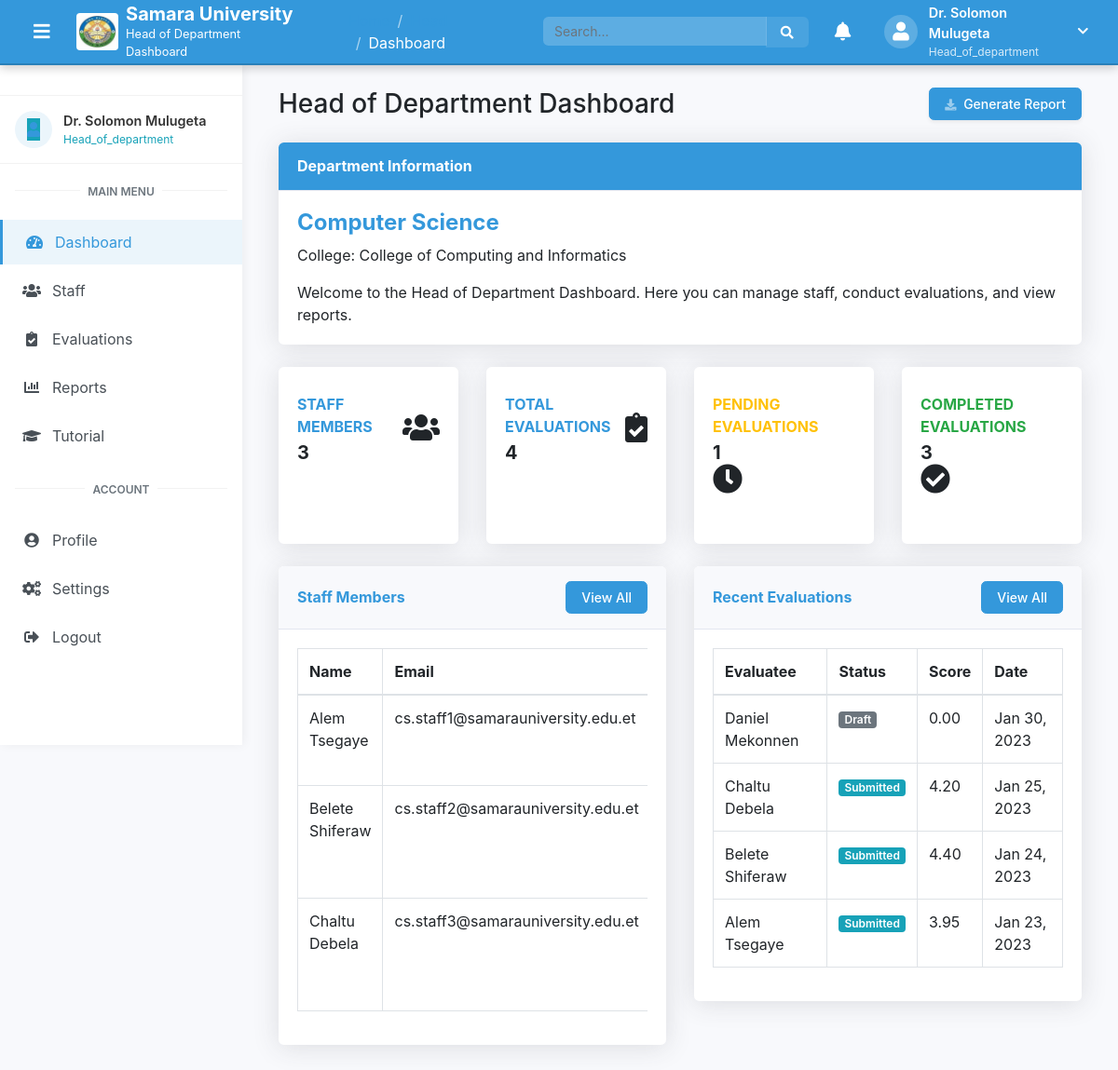
/head/dashboard.php (signed in), run on the app's committed database.
### tables this page shows
CREATE TABLE IF NOT EXISTS departments (
    department_id INT AUTO_INCREMENT PRIMARY KEY,
    name VARCHAR(100) NOT NULL,
    code VARCHAR(20) NOT NULL UNIQUE,
    college_id INT NOT NULL,
    description TEXT,
    created_at TIMESTAMP DEFAULT CURRENT_TIMESTAMP,
    updated_at TIMESTAMP DEFAULT CURRENT_TIMESTAMP ON UPDATE CURRENT_TIMESTAMP,
    FOREIGN KEY (college_id) REFERENCES colleges(college_id) ON DELETE CASCADE
);

CREATE TABLE IF NOT EXISTS colleges (
    college_id INT AUTO_INCREMENT PRIMARY KEY,
    name VARCHAR(100) NOT NULL,
    code VARCHAR(20) NOT NULL UNIQUE,
    description TEXT,
    vision TEXT,
    mission TEXT,
    created_at TIMESTAMP DEFAULT CURRENT_TIMESTAMP,
    updated_at TIMESTAMP DEFAULT CURRENT_TIMESTAMP ON UPDATE CURRENT_TIMESTAMP
);

CREATE TABLE IF NOT EXISTS users (
    user_id INT AUTO_INCREMENT PRIMARY KEY,
    username VARCHAR(50) NOT NULL UNIQUE,
    password VARCHAR(255) NOT NULL,
    email VARCHAR(100) NOT NULL UNIQUE,
    full_name VARCHAR(100) NOT NULL,
    role ENUM('admin', 'dean', 'college', 'head_of_department', 'staff', 'hrm') NOT NULL,
    department_id INT,
    college_id INT,
    position VARCHAR(100),
    profile_image VARCHAR(255),
    bio TEXT,
    phone VARCHAR(20),
    address TEXT,
    status TINYINT(1) DEFAULT 1,
    last_login DATETIME,
    created_at TIMESTAMP DEFAULT CURRENT_TIMESTAMP,
    updated_at TIMESTAMP DEFAULT CURRENT_TIMESTAMP ON UPDATE CURRENT_TIMESTAMP,
    FOREIGN KEY (department_id) REFERENCES departments(department_id) ON DELETE SET NULL,
    FOREIGN KEY (college_id) REFERENCES colleges(college_id) ON DELETE SET NULL
);

CREATE TABLE IF NOT EXISTS evaluations (
    evaluation_id INT AUTO_INCREMENT PRIMARY KEY,
    evaluator_id INT NOT NULL,
    evaluatee_id INT NOT NULL,
    period_id INT NOT NULL,
    total_score DECIMAL(5,2) DEFAULT 0.00,
    comments TEXT,
    status ENUM('draft', 'submitted', 'reviewed', 'approved', 'rejected') DEFAULT 'draft',
    submission_date DATETIME,
    review_date DATETIME,
    approval_date DATETIME,
    rejection_date DATETIME,
    rejection_reason TEXT,
    created_at TIMESTAMP DEFAULT CURRENT_TIMESTAMP,
    updated_at TIMESTAMP DEFAULT CURRENT_TIMESTAMP ON UPDATE CURRENT_TIMESTAMP,
    FOREIGN KEY (evaluator_id) REFERENCES users(user_id) ON DELETE CASCADE,
    FOREIGN KEY (evaluatee_id) REFERENCES users(user_id) ON DELETE CASCADE,
    FOREIGN KEY (period_id) REFERENCES evaluation_periods(period_id) ON DELETE CASCADE
);

### includes/config.php (called while the page is built, shortened)
<?php
$base_url = 'http://localhost/samara_new/';
?>

### head/dashboard.php (the view, shortened to what this page needs)
<?php
require_once dirname(__DIR__) . '/includes/config.php';
$user_id = $_SESSION['user_id'];
$department_id = $_SESSION['department_id'];
$college_id = $_SESSION['college_id'];
$department_name = '';
$college_name = '';
$total_staff = 0;
$total_evaluations = 0;
$pending_evaluations = 0;
$completed_evaluations = 0;
if ($department_id) {
    $sql = "SELECT name FROM departments WHERE department_id = ?";
    $stmt = $conn->prepare($sql);
    $stmt->bind_param("i", $department_id);
    $stmt->execute();
    $result = $stmt->get_result();
    if ($result && $result->num_rows === 1) {
        $row = $result->fetch_assoc();
        $department_name = $row['name'];
    }
}
if ($college_id) {
    $sql = "SELECT name FROM colleges WHERE college_id = ?";
    $stmt = $conn->prepare($sql);
    $stmt->bind_param("i", $college_id);
    $stmt->execute();
    $result = $stmt->get_result();
    if ($result && $result->num_rows === 1) {
        $row = $result->fetch_assoc();
        $college_name = $row['name'];
    }
}
$sql = "SELECT COUNT(*) as count FROM users WHERE role = 'staff' AND department_id = ?";
$stmt = $conn->prepare($sql);
$stmt->bind_param("i", $department_id);
$stmt->execute();
$result = $stmt->get_result();
if ($result && $result->num_rows === 1) {
    $row = $result->fetch_assoc();
    $total_staff = $row['count'];
}
$sql = "SELECT COUNT(*) as count FROM evaluations WHERE evaluator_id = ?";
$stmt = $conn->prepare($sql);
$stmt->bind_param("i", $user_id);
$stmt->execute();
$result = $stmt->get_result();
if ($result && $result->num_rows === 1) {
    $row = $result->fetch_assoc();
    $total_evaluations = $row['count'];
}
$sql = "SELECT COUNT(*) as count FROM evaluations WHERE evaluator_id = ? AND status = 'draft'";
$stmt = $conn->prepare($sql);
$stmt->bind_param("i", $user_id);
$stmt->execute();
$result = $stmt->get_result();
if ($result && $result->num_rows === 1) {
    $row = $result->fetch_assoc();
    $pending_evaluations = $row['count'];
}
$sql = "SELECT COUNT(*) as count FROM evaluations WHERE evaluator_id = ? AND status IN ('submitted', 'reviewed', 'approved')";
$stmt = $conn->prepare($sql);
$stmt->bind_param("i", $user_id);
$stmt->execute();
$result = $stmt->get_result();
if ($result && $result->num_rows === 1) {
    $row = $result->fetch_assoc();
    $completed_evaluations = $row['count'];
}
$staff_members = [];
$sql = "SELECT * FROM users WHERE role = 'staff' AND department_id = ? ORDER BY full_name ASC LIMIT 5";
$stmt = $conn->prepare($sql);
$stmt->bind_param("i", $department_id);
$stmt->execute();
$result = $stmt->get_result();
if ($result && $result->num_rows > 0) {
    while ($row = $result->fetch_assoc()) {
        $staff_members[] = $row;
    }
}
$recent_evaluations = [];
$sql = "SELECT e.*, u.full_name as evaluatee_name
        FROM evaluations e
        JOIN users u ON e.evaluatee_id = u.user_id
        WHERE e.evaluator_id = ?
        ORDER BY e.created_at DESC LIMIT 5";
$stmt = $conn->prepare($sql);
$stmt->bind_param("i", $user_id);
$stmt->execute();
$result = $stmt->get_result();
if ($result && $result->num_rows > 0) {
    while ($row = $result->fetch_assoc()) {
        $recent_evaluations[] = $row;
    }
}
include_once BASE_PATH . '/includes/header_management.php';
include_once BASE_PATH . '/includes/sidebar.php';
?>
<div class="dashboard-content">
    <div class="container-fluid">
        <div class="d-sm-flex align-items-center justify-content-between mb-4">
            <h1 class="h3 mb-0 text-gray-800">Head of Department Dashboard</h1>
            <a href="<?php echo $base_url; ?>head/reports.php" class="d-none d-sm-inline-block btn btn-sm btn-theme shadow-sm">
                <i class="fas fa-download fa-sm text-white-50 mr-1"></i> Generate Report
            </a>
        </div>
        <div class="card shadow mb-4">
            <div class="card-header py-3 bg-theme text-white">
                <h6 class="m-0 font-weight-bold">Department Information</h6>
            </div>
            <div class="card-body">
                <h4 class="text-theme"><?php echo $department_name; ?></h4>
                <p>College: <?php echo $college_name; ?></p>
                <p class="mb-0">Welcome to the Head of Department Dashboard. Here you can manage staff, conduct evaluations, and view reports.</p>
            </div>
        </div>
        <div class="row">
            <div class="col-xl-3 col-md-6 mb-4">
                <div class="card border-left-theme shadow h-100 py-2">
                    <div class="card-body">
                        <div class="row no-gutters align-items-center">
                            <div class="col mr-2">
                                <div class="text-xs font-weight-bold text-theme text-uppercase mb-1">
                                    Staff Members</div>
                                <div class="h5 mb-0 font-weight-bold text-gray-800"><?php echo $total_staff; ?></div>
                            </div>
                            <div class="col-auto">
                                <i class="fas fa-users fa-2x text-gray-300"></i>
                            </div>
                        </div>
                    </div>
                </div>
            </div>
            <div class="col-xl-3 col-md-6 mb-4">
                <div class="card border-left-theme shadow h-100 py-2">
                    <div class="card-body">
                        <div class="row no-gutters align-items-center">
                            <div class="col mr-2">
                                <div class="text-xs font-weight-bold text-theme text-uppercase mb-1">
                                    Total Evaluations</div>
                                <div class="h5 mb-0 font-weight-bold text-gray-800"><?php echo $total_evaluations; ?></div>
                            </div>
                            <div class="col-auto">
                                <i class="fas fa-clipboard-check fa-2x text-gray-300"></i>
                            </div>
                        </div>
                    </div>
                </div>
            </div>
            <div class="col-xl-3 col-md-6 mb-4">
                <div class="card border-left-warning shadow h-100 py-2">
                    <div class="card-body">
                        <div class="row no-gutters align-items-center">
                            <div class="col mr-2">
                                <div class="text-xs font-weight-bold text-warning text-uppercase mb-1">
                                    Pending Evaluations</div>
                                <div class="h5 mb-0 font-weight-bold text-gray-800"><?php echo $pending_evaluations; ?></div>
                            </div>
                            <div class="col-auto">
                                <i class="fas fa-clock fa-2x text-gray-300"></i>
                            </div>
                        </div>
                    </div>
                </div>
            </div>
            <div class="col-xl-3 col-md-6 mb-4">
                <div class="card border-left-success shadow h-100 py-2">
                    <div class="card-body">
                        <div class="row no-gutters align-items-center">
                            <div class="col mr-2">
                                <div class="text-xs font-weight-bold text-success text-uppercase mb-1">
                                    Completed Evaluations</div>
                                <div class="h5 mb-0 font-weight-bold text-gray-800"><?php echo $completed_evaluations; ?></div>
                            </div>
                            <div class="col-auto">
                                <i class="fas fa-check-circle fa-2x text-gray-300"></i>
                            </div>
                        </div>
                    </div>
                </div>
            </div>
        </div>
        <div class="row">
            <div class="col-lg-6 mb-4">
                <div class="card shadow mb-4">
                    <div class="card-header py-3 d-flex flex-row align-items-center justify-content-between">
                        <h6 class="m-0 font-weight-bold text-theme">Staff Members</h6>
                        <a href="<?php echo $base_url; ?>head/staff.php" class="btn btn-sm btn-theme">
                            View All
                        </a>
                    </div>
                    <div class="card-body">
                        <?php if (count($staff_members) > 0): ?>
                            <div class="table-responsive">
                                <table class="table table-bordered" width="100%" cellspacing="0">
                                    <thead>
                                        <tr>
                                            <th>Name</th>
                                            <th>Email</th>
                                        </tr>
                                    </thead>
                                    <tbody>
                                        <?php foreach ($staff_members as $staff): ?>
                                            <tr>
                                                <td><?php echo $staff['full_name']; ?></td>
                                                <td><?php echo $staff['email']; ?></td>
                                            </tr>
                                        <?php endforeach; ?>
                                    </tbody>
                                </table>
                            </div>
                        <?php else: ?>
                            <p class="text-center">No staff members found.</p>
                        <?php endif; ?>
                    </div>
                </div>
            </div>
            <div class="col-lg-6 mb-4">
                <div class="card shadow mb-4">
                    <div class="card-header py-3 d-flex flex-row align-items-center justify-content-between">
                        <h6 class="m-0 font-weight-bold text-theme">Recent Evaluations</h6>
                        <a href="<?php echo $base_url; ?>head/evaluations.php" class="btn btn-sm btn-theme">
                            View All
                        </a>
                    </div>
                    <div class="card-body">
                        <?php if (count($recent_evaluations) > 0): ?>
                            <div class="table-responsive">
                                <table class="table table-bordered" width="100%" cellspacing="0">
                                    <thead>
                                        <tr>
                                            <th>Evaluatee</th>
                                            <th>Status</th>
                                            <th>Score</th>
                                            <th>Date</th>
                                        </tr>
                                    </thead>
                                    <tbody>
                                        <?php foreach ($recent_evaluations as $evaluation): ?>
                                            <tr>
                                                <td><?php echo $evaluation['evaluatee_name']; ?></td>
                                                <td>
                                                    <span class="badge badge-<?php
                                                        switch ($evaluation['status']) {
                                                            case 'draft':
                                                                echo 'secondary';
                                                                break;
                                                            case 'submitted':
                                                                echo 'info';
                                                                break;
                                                        }
                                                    ?>">
                                                        <?php echo ucfirst($evaluation['status']); ?>
                                                    </span>
                                                </td>
                                                <td><?php echo $evaluation['total_score']; ?></td>
                                                <td><?php echo date('M d, Y', strtotime($evaluation['created_at'])); ?></td>
                                            </tr>
                                        <?php endforeach; ?>
                                    </tbody>
                                </table>
                            </div>
                        <?php else: ?>
                            <p class="text-center">No evaluations found.</p>
                        <?php endif; ?>
                    </div>
                </div>
            </div>
        </div>
    </div>
</div>
<?php
include_once BASE_PATH . '/includes/footer_management.php';
?>

### data on the page
departments: name "Computer Science"
colleges: name "College of Computing and Informatics"
users: full_name "Alem Tsegaye", email "cs.staff1@samarauniversity.edu.et"
users: full_name "Belete Shiferaw", email "cs.staff2@samarauniversity.edu.et"
users: full_name "Chaltu Debela", email "cs.staff3@samarauniversity.edu.et"
evaluations: evaluatee.full_name "Daniel Mekonnen", status "Draft", total_score "0.00", created_at "Jan 30, 2023"
evaluations: evaluatee.full_name "Chaltu Debela", status "Submitted", total_score "4.20", created_at "Jan 25, 2023"
evaluations: evaluatee.full_name "Belete Shiferaw", status "Submitted", total_score "4.40", created_at "Jan 24, 2023"
evaluations: evaluatee.full_name "Alem Tsegaye", status "Submitted", total_score "3.95", created_at "Jan 23, 2023"

### other printed values
$page_title "Dashboard"
$user_name "Dr. Solomon Mulugeta"
$user_role "Head_of_department"
$item['title'] "Dashboard"
$item['title'] "Staff"
$item['title'] "Evaluations"
$item['title'] "Reports"
$item['title'] "Tutorial"
$total_staff "3"
$total_evaluations "4"
$pending_evaluations "1"
$completed_evaluations "3"
